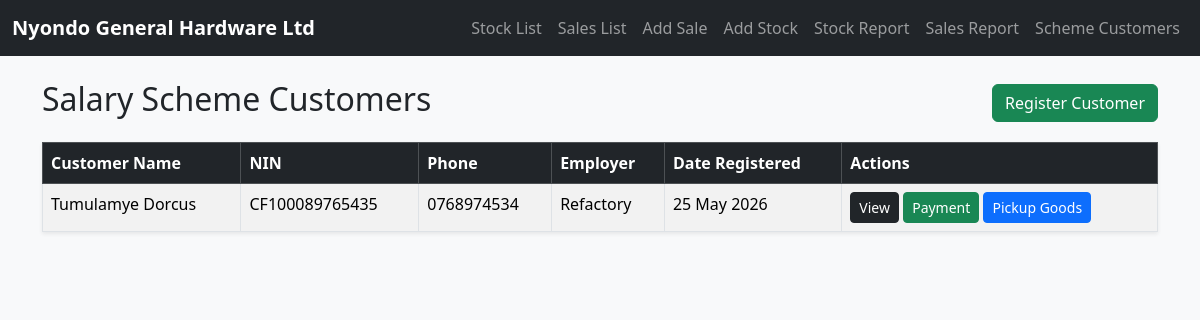
/scheme/, run on the app's committed database.
### scheme/models.py (models this page shows, shortened)
class SchemeCustomer(models.Model):
    full_name = models.CharField(max_length=150)
    nin_number = models.CharField(max_length=14, unique=True)
    phone_number = models.CharField(max_length=10)
    address = models.TextField()
    occupation = models.CharField(max_length=100, default="Salary Earner")
    employer_name = models.CharField(max_length=150, blank=True)
    date_registered = models.DateTimeField(auto_now_add=True)

### scheme/views.py (the view)
# urls.py: path("", views.scheme_customer_list, name="scheme_customer_list"),
def scheme_customer_list(request):
    customers = SchemeCustomer.objects.all().order_by("-date_registered")
    return render(request, "scheme_customer_list.html", {"customers": customers})

### scheme/templates/scheme_customer_list.html
{% extends 'base.html' %}
{% block content %}
<div class="d-flex justify-content-between align-items-center mb-3">
    <h2>Salary Scheme Customers</h2>
    <a href="{% url 'register_scheme_customer' %}"
       class="btn btn-success">
        Register Customer
    </a>
</div>
<table class="table table-bordered table-striped shadow-sm">
    <thead class="table-dark">
        <tr>
            <th>Customer Name</th>
            <th>NIN</th>
            <th>Phone</th>
            <th>Employer</th>
            <th>Date Registered</th>
            <th>Actions</th>
        </tr>
    </thead>
    <tbody>
        {% for customer in customers %}
        <tr>
            <td>{{ customer.full_name }}</td>
            <td>{{ customer.nin_number }}</td>
            <td>{{ customer.phone_number }}</td>
            <td>{{ customer.employer_name }}</td>
            <td>{{ customer.date_registered|date:"j F Y" }}</td>
            <td>
                <a href="{% url 'customer_scheme_detail' customer.id %}"
                   class="btn btn-dark btn-sm">
                    View
                </a>
                <a href="{% url 'record_scheme_payment' customer.id %}"
                   class="btn btn-success btn-sm">
                    Payment
                </a>
                <a href="{% url 'scheme_goods_pickup' customer.id %}"
                   class="btn btn-primary btn-sm">
                    Pickup Goods
                </a>
            </td>
        </tr>
        {% empty %}
        <tr>
            <td colspan="6" class="text-center">
                No scheme customers found.
            </td>
        </tr>
        {% endfor %}
    </tbody>
</table>
{% endblock %}

### data on the page
SchemeCustomer: full_name "Tumulamye Dorcus", nin_number "CF100089765435", phone_number "0768974534", employer_name "Refactory", date_registered "25 May 2026"
